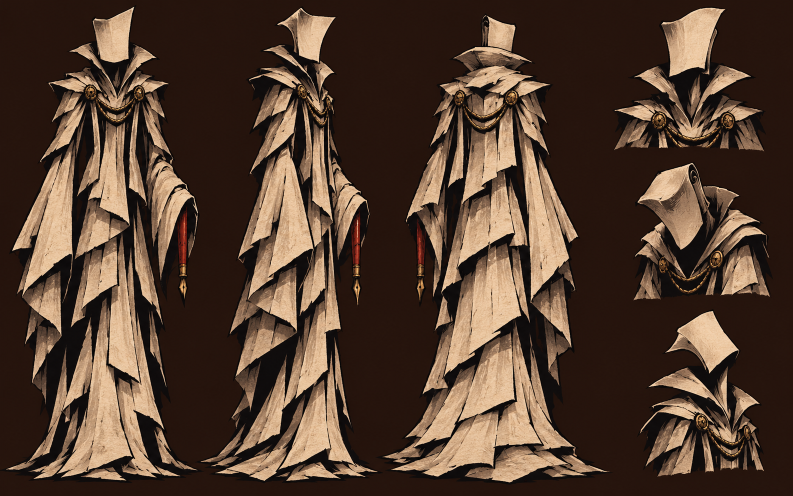
#> input picture art-source/grimoire/ref/blank_page.png, 1586 x 992 px (shown at 1/2 size)
$ python -i produce_inky_wave005_referenced.py   (imports and definitions only)
#> lines starting #> are read from the running program, lines starting #| are printed output that depends on the picture
#!/usr/bin/env python3
"""Produce reference-bound Inky wave-005 drafts, never approve them automatically.

This renderer imports the project's OWN approved character and NPC model sheets,
rather than constructing replacement faces/costumes from hand-written polygons.
The original environmental staging remains separate for each canonical panel.
"""
from pathlib import Path
import sys
from PIL import Image, ImageDraw

ROOT = Path(__file__).resolve().parents[1]
sys.path.insert(0, str(ROOT / "scripts"))
import produce_inky_wave005 as draft

# Gameplay sprite is the authoritative in-game design. The high-detail sheet
# supplies richer lighting, fabric, face and equipment without a new costume.
MODELS = {
    "inky": ROOT / "docs/story-art-600/references/inky.png",
    "neris": ROOT / "docs/story-art-600/references/npcs/neris.png",
    "blank_page": ROOT / "docs/story-art-600/references/npcs/blank_page.png",
}
SPRITE = ROOT / "assets/sprites/upgrade_v1/hero_inky.png"


# [4 lines left out: function meaningful_alpha, not called in this run]


def extract_hero_view(image: Image.Image, back: bool = False) -> Image.Image:
    # Canonical sheets place three full-body views in the TOP row, with
    # face/equipment studies below. Never paste the entire reference sheet
    # as an actor: isolate exactly one full-body column before compositing.
    w, h = image.size
    column = 2 if back else 0
    x0 = round(w * column / 3)
    x1 = round(w * (column + 1) / 3)
    return tight_crop(image.crop((x0, 0, x1, round(h * .73))))

# [47 lines left out: functions tight_crop, load_reference, palette_check, paste_actor, inky, not called in this run]


def neris(p, x, y, s=1, gesture=False):
    paste_actor(p, "neris", x, y, int(132 * s))


def blank_page(p, x, y, s=1):
    paste_actor(p, "blank_page", x, y, int(115 * s))


# [22 lines left out: functions finalize_scene, main, not called in this run]


# [2 lines not run here, left out]

>>> import cv2
>>> picture = cv2.imread('../art-source/grimoire/ref/blank_page.png', cv2.IMREAD_GRAYSCALE)
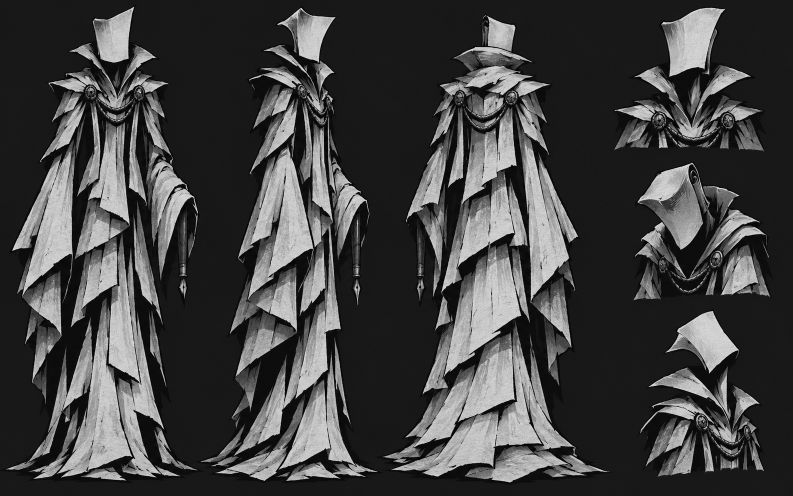
#> picture: shape (992, 1586) (shown at 1/2 size); min 0, max 251, mean 66.2
>>> result = extract_hero_view(picture)
#> (the run stopped early here; a loop or call above may not have finished)

$ run again, on art-source/grimoire/ref/ada.png
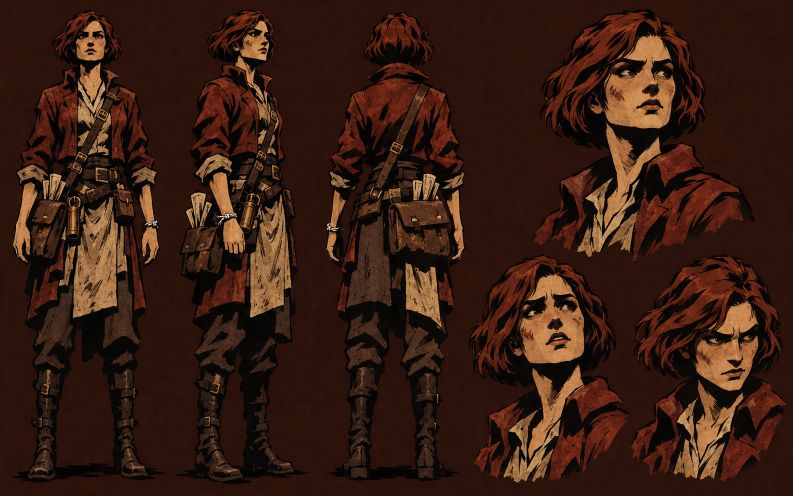
#> input picture art-source/grimoire/ref/ada.png, 1586 x 992 px (shown at 1/2 size)
#> `picture = cv2.imread('../art-source/grimoire/ref/blank_page.png', cv2...`:
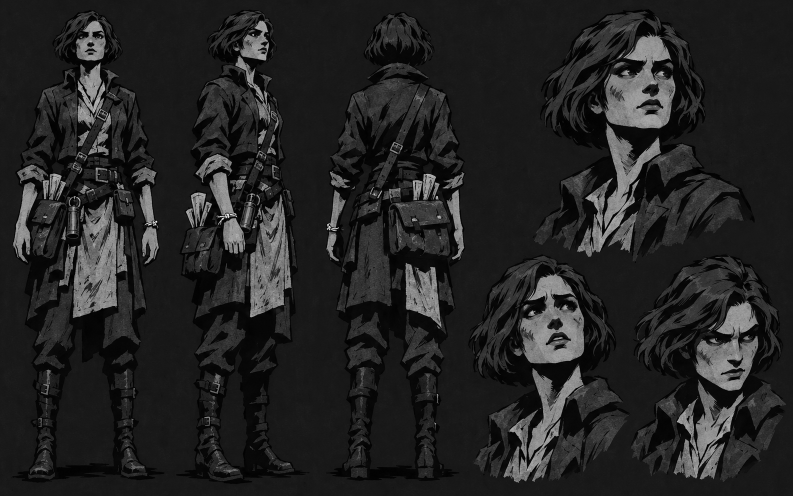
#> picture: shape (992, 1586) (shown at 1/2 size); min 0, max 255, mean 35.4

$ run again, on art-source/grimoire/ref/alchemist.png
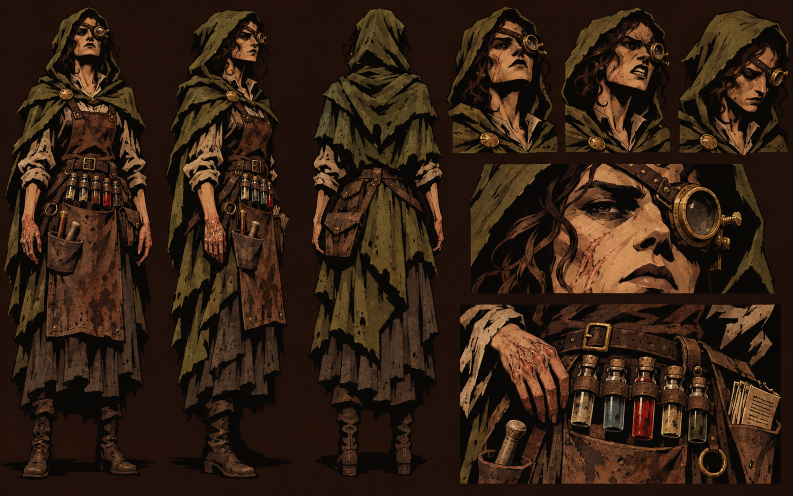
#> input picture art-source/grimoire/ref/alchemist.png, 1586 x 992 px (shown at 1/2 size)
#> `picture = cv2.imread('../art-source/grimoire/ref/blank_page.png', cv2...`:
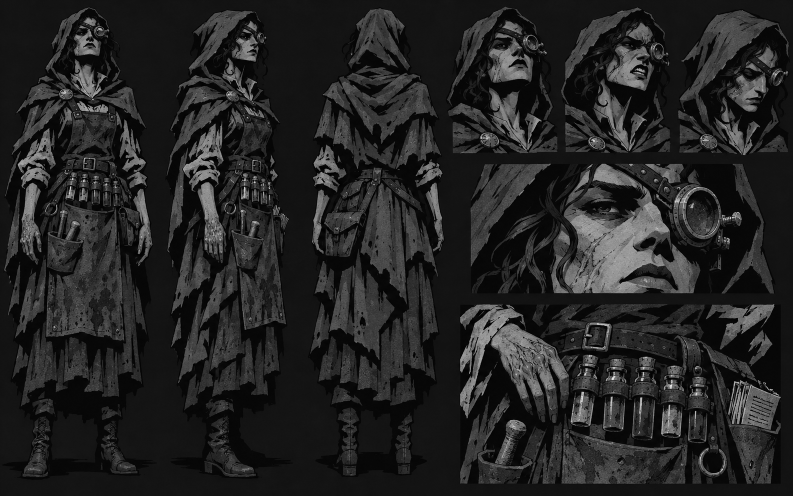
#> picture: shape (992, 1586) (shown at 1/2 size); min 0, max 250, mean 36

$ run again, on art-source/grimoire/ref/ink_child.png
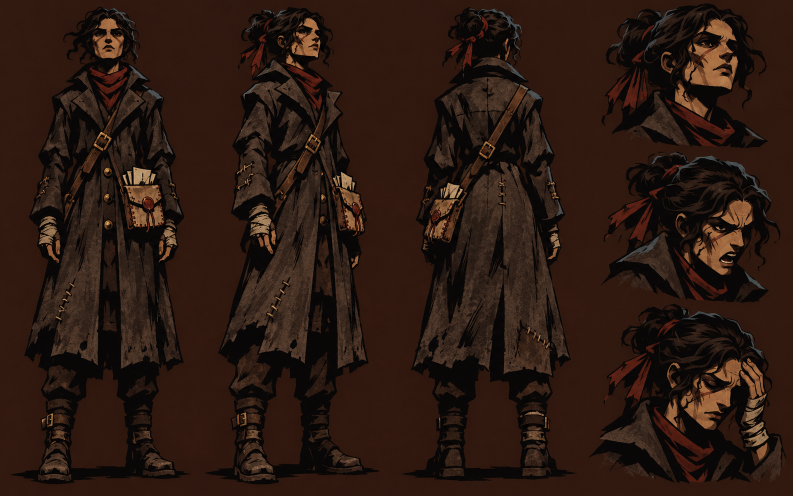
#> input picture art-source/grimoire/ref/ink_child.png, 1586 x 992 px (shown at 1/2 size)
#> `picture = cv2.imread('../art-source/grimoire/ref/blank_page.png', cv2...`:
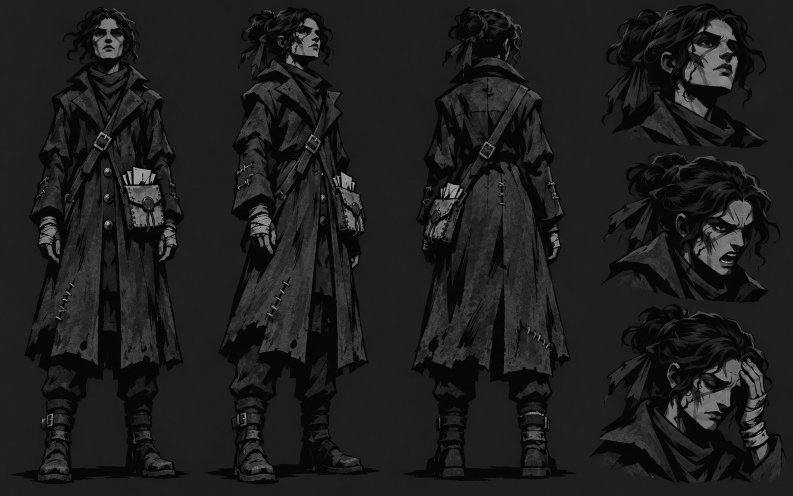
#> picture: shape (992, 1586) (shown at 1/2 size); min 0, max 222, mean 29.6
